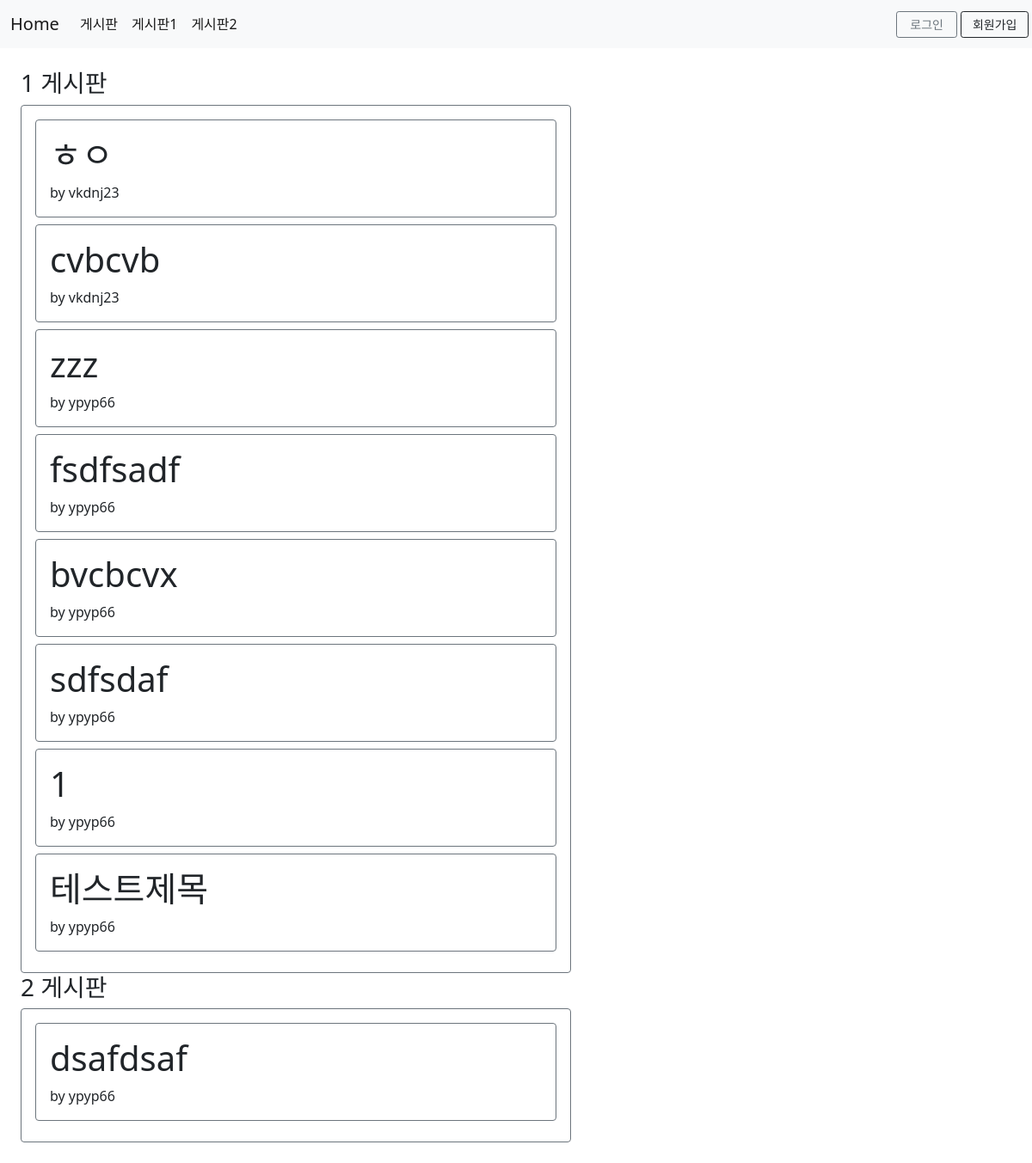
The app's page /boards/ with its own data.
### tables this page shows
CREATE TABLE posts (
  id INTEGER PRIMARY KEY AUTOINCREMENT,
  author_id INTEGER NOT NULL,
  board_id INTEGER NOT NULL,
  created TIMESTAMP NOT NULL DEFAULT CURRENT_TIMESTAMP,
  title TEXT NOT NULL,
  body TEXT NOT NULL,
  FOREIGN KEY (author_id) REFERENCES users (id),
  FOREIGN KEY (board_id) REFERENCES boards (id)
);

### flaskr/board.py (the view)
@bp.route('/') #모든 게시판 목록
def index():
    db = get_db()
    boards = db.execute(
        ' SELECT title, body, created, author_id, board_id'
        ' FROM posts p'
        ' ORDER BY created DESC'
    ).fetchall()
    return render_template('board/index.html', boards=boards)

### flaskr/auth.py (called while the page is built)
@bp.before_app_request
def load_logged_in_user(): #무조건 먼저 실행
    user_id = session.get('user_id')
    if user_id is None:
        g.user = None
    else:
        g.user = get_db().execute(
            'SELECT * FROM users WHERE id = ?', (user_id,)
        ).fetchone()

### flaskr/db.py (called while the page is built)
def get_db():
    if 'db' not in g:
        g.db = sqlite3.connect(
            current_app.config['DATABASE'],
            detect_types=sqlite3.PARSE_DECLTYPES
        )
        g.db.row_factory = sqlite3.Row
    return g.db

### flaskr/templates/board/index.html (shortened to what this page needs)
{% extends 'layout.html' %}
{% block content %}
<div class="d-flex flex-wrap">
{% for i in range(1,3) %}
    <div style="width: 40rem; margin-right: 5rem;">
        <h3>{{i}} 게시판</h3>
        <div class="rounded border border-secondary p-3">
        {% for board in boards %}
        {% if board['board_id'] == i %}
        <article class="rounded border border-secondary mb-2 p-3">
            <header>
                <div>
                    <h1>{{ board['title'] }}</h1>
                    <div>by {{ board['author_id'] }} </div>
                </div>
            </header>
        </article>
        {%endif%}
        {% endfor %}
        </div>
    </div>
{% endfor %}
</div>
{% endblock %}

### flaskr/templates/layout.html (shortened to what this page needs)
<!DOCTYPE html>
<html lang="kr">
<head>
    <link href="https://cdn.jsdelivr.net/npm/bootstrap@5.0.0-beta1/dist/css/bootstrap.min.css" rel="stylesheet"
>
    <link rel="stylesheet" href="https://cdn.jsdelivr.net/npm/bootstrap-icons@1.3.0/font/bootstrap-icons.css">
</head>
<body>
    <nav class="navbar navbar-expand-lg navbar-light bg-light" style="background-color: #e3f2fd;">
        <div class="container-fluid">
            <a class="navbar-brand" href="{{url_for('toHome')}}">Home</a>
            <div class="collapse navbar-collapse" id="navbarSupportedContent">
                <ul class="navbar-nav me-auto mb-2 mb-lg-0">
                    <li class="nav-item">
                        <a class="nav-link active" aria-current="page" href="{{url_for('board.index')}}">게시판</a>
                    </li>
                    <li class="nav-item">
                        <a class="nav-link active" aria-current="page" href="{{url_for('board.board1')}}">게시판1</a>
                    </li>
                    <li class="nav-item">
                        <a class="nav-link active" aria-current="page" href="{{url_for('board.board2')}}">게시판2</a>
                    </li>
                </ul>
            </div>
        </div>
        {%if g.user%}
            <h5 class="mr-3">{{g.user['userId']}}</h5>
            <a id='logout' href="{{url_for('auth.logout')}}" class='btn btn-outline-secondary btn-sm m-1' style="width:auto;">Logout</a>
        {% else %}
        <a id='login' href="{{url_for('auth.login')}}" class='btn btn-outline-secondary btn-sm' style="width:5rem;">로그인</a>
        <a id="register" href="{{url_for('auth.register')}}" class='btn btn-outline-dark btn-sm m-1' style="width:5.5rem;">회원가입</a>
        {% endif %}
    </nav>
    <div class="m-4">
    {% block content %}
    {% endblock %}
    </div>
</body>
</html>

### records on screen
posts: title "ㅎㅇ", author_id "vkdnj23"
posts: title "cvbcvb", author_id "vkdnj23"
posts: title "zzz", author_id "ypyp66"
posts: title "fsdfsadf", author_id "ypyp66"
posts: title "bvcbcvx", author_id "ypyp66"
posts: title "sdfsdaf", author_id "ypyp66"
posts: title "1", author_id "ypyp66"
posts: title "테스트제목", author_id "ypyp66"
posts: title "dsafdsaf", author_id "ypyp66"

### other values on screen
{{ i }} "1" "2"
